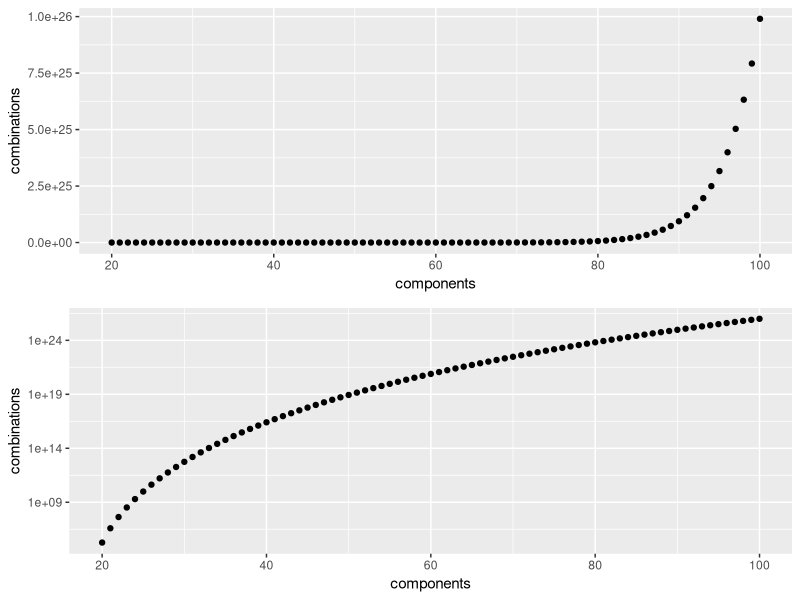

This chart was generated by the following R code:
library(ggplot2)
library(grid)
library(gridExtra)


npickk = function(n,k) {
  
  return(  (factorial(n)) / ( factorial(k) * factorial(n-k) )    )

}
 

odormix = function(n) {
  
  k=10
  
  mix1 = npickk(n,k)
  mix2 = npickk(n-10,k)
  
  return(mix1 * mix2)
}


mixtures = data.frame('components'=20:100,'combinations' = 0)

for (i in 1:length(mixtures[,'components']))
{
  
  mixtures[i,2] = odormix(mixtures[i,1])
  
}

combination_plot = ggplot(data=mixtures,aes(x=components,y=combinations)) + geom_point()
combination_plot_log = ggplot(data=mixtures,aes(x=components,y=combinations)) + geom_point() + scale_y_log10()
  
grid.arrange(combination_plot,combination_plot_log,ncol=1)
